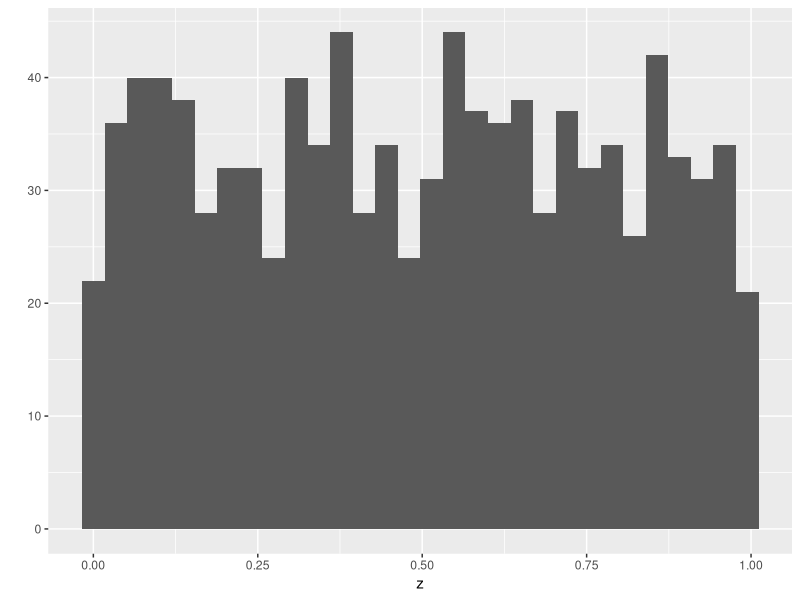
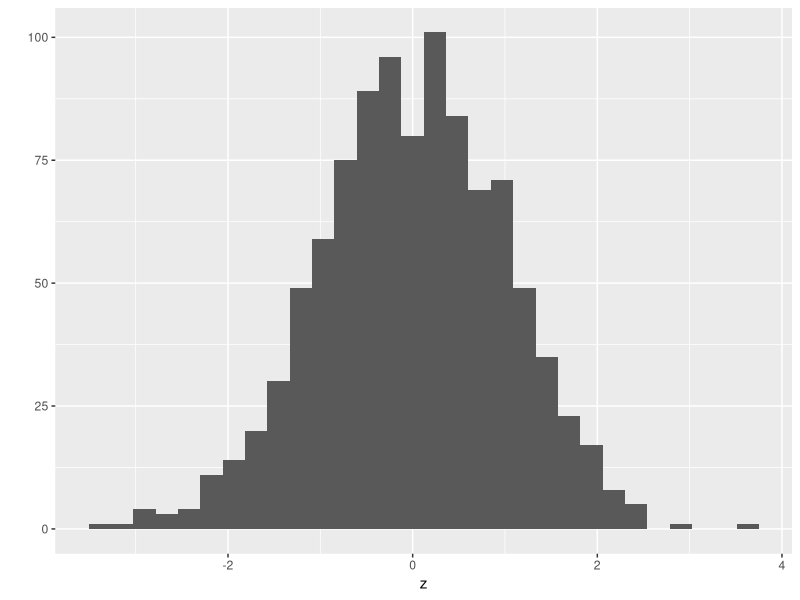

R code for these plots, in order:
# More properties of atomic vectors
# 30 January 2025
# LPT

# create an empty vector, specify mode and legth

z<- vector(mode = "numeric", length = 0)
print(z)
#now adding elements
z<- c(z,5)
print(z)

# this is "dinamic sizing" is very slow
# has 100 0s is a numeric vector
z<-rep(0,100)
head(z)
#but would be better to star with NAs
z<-rep(NA,100)
head(z)
# but what is its type?
typeof(z)

z[1]<-"Washington" #changing only the first element
head(z)
typeof(z)
typeof(z[2]) # change the type to character


my_vector<-runif(100)
tail(my_vector)
my_names<-paste("Species",seq(1:length(my_vector)),sep = "") #will paste the name species to all the elements of the vector
head(my_names)
names(my_vector)<-my_names # combine the both vectors in one with name function
head(my_vector)
str(my_vector)

#rep for repeating elements
rep(0.5,6) #give the element or vector and number of times to repeat
rep(x=0.5, times=6) #is better use the argument names and the order is not important
my_vec<-c(1,2,3)
rep(x=my_vec,time=2) #it applies to vectors too
rep(x=my_vec, each=2) #repeat each element individually
rep(x=my_vec,times=my_vec) #
rep(x=my_vec, each=my_vec) #it takes only the first element of the vector to repeat in this case is one

#seq function
seq(from=2, to=4) #prefix function
2:4 #this is another way to run this function(infix function)
`:`(2,4) # anther way
seq(from=2, to=4, by=0.5)
x<-seq(from=2, to=4, length=7)#specify the length
print(x)
my_vec<-1:length(x)
print(my_vec)
seq_along(my_vec)#same like above
seq_len(5) #faster than 1:5

#rnorm function (random numbers)
runif(5)#uniform values
runif(n=5,min = 100,max = 101) #specify between 100 and 101
rnorm(6) #random normal values with mean 0 and standar deviation 1
rnorm(n=5, mean = 100, sd=30) #random normal values with mean

#explore distributions by sampling and plotting
library(ggplot2)
z<- runif(1000) #uniform
qplot(x=z) # quick way to see the data
z<-rnorm(1000) #normal distribution
qplot(x=z)

#from an existing vector
long_vec<- seq_len(10)
typeof(long_vec)
str(long_vec)
sample(x=long_vec)# with no other params, this reorders the vector
sample(x=long_vec, size = 3) #specify a number without replacement
sample(x=long_vec,size = 16, replace = TRUE) #can generate duplicates
my_weights<-c(rep(20,5),rep(100,5)) #create a set of non-zero positive probability weights (integrate or real) for sampling
print(my_weights)
sample(x=long_vec, replace = TRUE, prob = my_weights) #sampling with replacement and wights
sample(x=long_vec, replace = FALSE, prob = my_weights) #sampling without replacement and wights


z<-c(3.1,9.2,1.3,0.4,7.5)
#positive index values
z[c(2,3)] #second and three element of the vector
z[-c(2,3)] #everything except the 2 and 3 elements
z[z<3] #selecting conditions
tester<-z<3
print(tester)
z[tester]

which(z<3) #positions of the elements not the values
z[which(z<3)] #shows the values
z[-(length(z):(length(z)-2))] #is a formula to select the elements

#also can subset using named vector elements
names(z)<-letters[1:5]
print(z)
z[c("b","c")]


#Operators

# < less than
# > greater than
# <= less than o equal to
# >= greater than or equal to
# == equal to

# ! not
# & and (vector)
# | or (vector)
# xor(x,y)

x<- 1:5
y<-c(1:3,7,7)

x == 2
x != 2
x == 1 & y == 7
x == 1|y == 7
x == 3 | y == 3
xor(x == 3, y == 3)

#common errors with logicals
# = versus ==

z2<-5
z2==4|6 #gives wrong answer
z2==4| z2==6

# Suscripting with missing values
z<-runif(10)
print(z)

set.seed(90) # simple integer sequence
z<-runif(10)
print(z)

z<0.5 # create logical vector
z[z<0.5] #ture or false
which(z<0.5) # use to get indices for logical (locations)
z[which(z<0.5)] #does the same

zD<-c(z,NA,NA) #concatenating
print(zD)
zD[zD<0.5] #NA values carried along
zD[which(zD<0.5)] #NA values dropped
